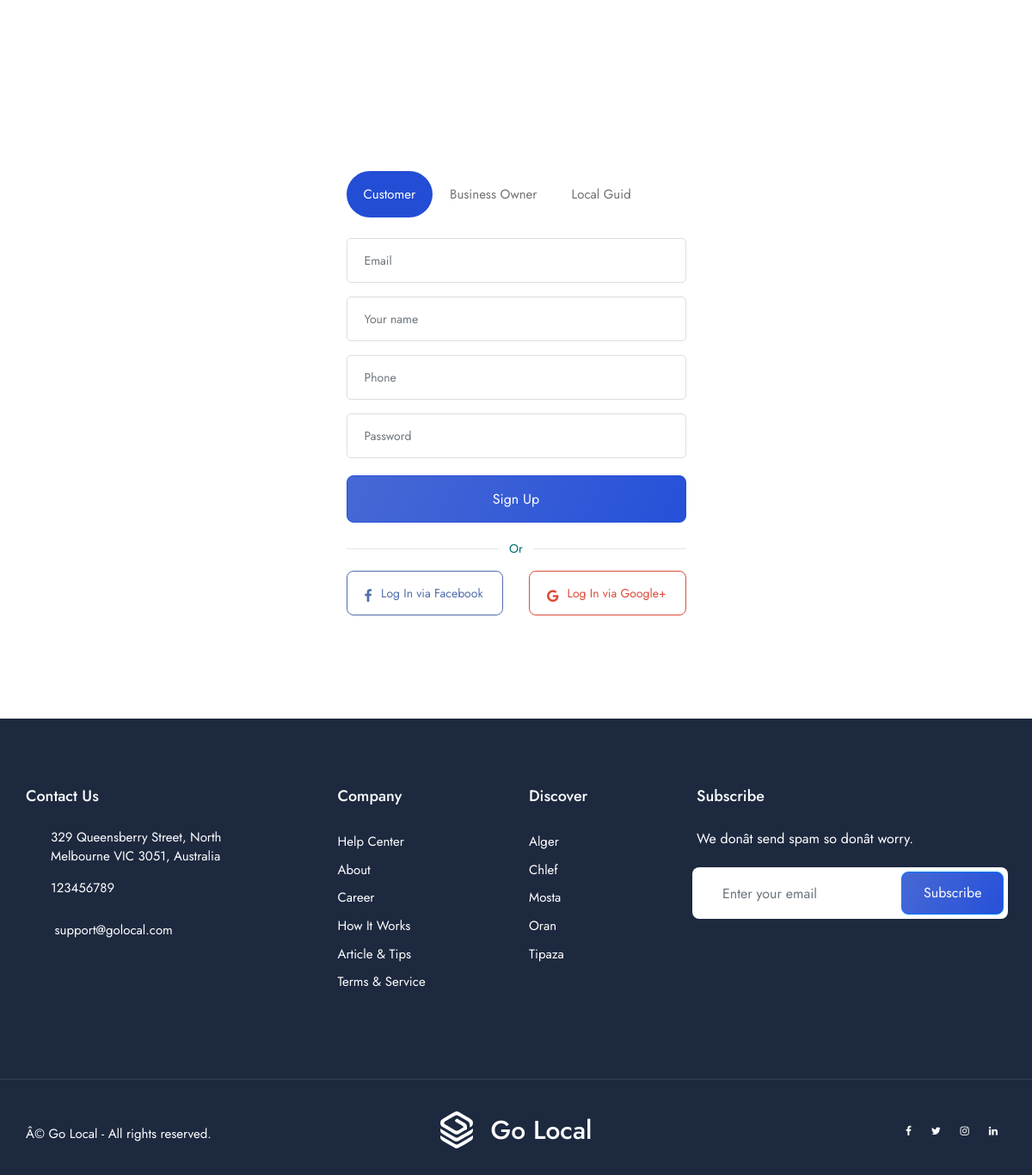
The page /users/register/as/owner/ on the database its author committed.
### mina/models.py (models this page shows)
class ContactUs_info(models.Model):
    address = models.CharField(max_length=100)
    phone = models.CharField(max_length=20)
    email = models.EmailField()
    active = models.BooleanField(default=False)

### myapp/models.py (models this page shows, shortened)
class City(models.Model):
    name = models.CharField(max_length=255)
    city_img = models.CharField(max_length=50, null=True, blank=True)

### users/views.py (the view)
# urls.py: path('register/as/owner/', views.register_owner, name='register_owner'),
def register_owner(request):
    bycity = banner()[0]
    all_cats = banner()[1]
    if request.method == 'POST':
        form = OwnerRegistrationForm(request.POST)
        if form.is_valid():
            user = form.save(commit=False)
            if form.cleaned_data['buzzer'] == "owner":
                user.is_owner = True
            elif form.cleaned_data['buzzer'] == "customer":
                user.is_customer = True
            elif form.cleaned_data['buzzer'] == "guide":
                user.is_guid = True
            else:
                messages.warning(request, _("please select account type"))
                return redirect("users:register_owner")
            password = form.cleaned_data['password']
            user.set_password(password)
            user.save()
            messages.success(request, _("Account created successfully"))
            return redirect('myapp:home')  # Redirect to the desired page after registration
    else:
        form = OwnerRegistrationForm()
    return render(request, 'users/register.html', {'form': form,'bycity':bycity,'contact_info':banner()[2],'all_cats':all_cats})

### users/forms.py
class OwnerRegistrationForm(forms.ModelForm):
    password = forms.CharField(widget=forms.PasswordInput)
    buzzer = forms.CharField(initial='customer', max_length=8)
    class Meta:
        model = MyUser
        fields = ['name','buzzer', 'email', 'phone', 'password']

### myapp/views.py (called while the page is built)
def banner():
    contact_info = ContactUs_info.objects.last()
    categories = ListingCategory.objects.all()[:6]
    cities = City.objects.all()[:6]
    listing_bycity = Listing.objects.values('city__name', 'city__city_img').annotate(list_city=Count('id'))
    return [listing_bycity, categories, contact_info]

### users/templates/users/register.html (shortened to what this page needs)
{% extends 'myapp/base.html' %}
{% load static %}
{% block content %}
	<section class="our-log-reg">
		<div class="container">
			<div class="row">
				<div class="col-sm-12 col-lg-6 offset-lg-3">
					<div class="sign_up_form inner_page">
						<ul class="nav nav-pills mb-4" id="pills-tab2" role="tablist" s>
							<li class="nav-item" role="presentation">
								<a class="nav-link active" id="pills-home-tab2" data-toggle="pill" role="tab" aria-controls="pills-home2" aria-selected="true" onclick="updater('customer')">Customer</a>
							</li>
							<li class="nav-item" role="presentation">
						    	<a class="nav-link" id="pills-profile-tab2" data-toggle="pill" role="tab" aria-controls="pills-profile" aria-selected="false" onclick="updater('owner')">Business Owner</a>
							</li>
							<li class="nav-item" role="presentation">
						    	<a class="nav-link" id="pills-profile-tab3" data-toggle="pill" role="tab" aria-controls="pills-profile" aria-selected="false" onclick="updater('guide')">Local Guid</a>
							</li>
						</ul>
						<div class="tab-content" id="pills-tabContent2">
							<div class="tab-pane fade show active" id="pills-home2" role="tabpanel" aria-labelledby="pills-home-tab2">
								<form method="post">
									<div class="form-group input-group">
									    <input type="email" class="form-control" name="email" placeholder="Email">
									</div>
									<div class="form-group input-group">
									    <input type="text" class="form-control" name="name" placeholder="Your name">
									</div>
									<div class="form-group input-group">
									    <input type="text" class="form-control" name="phone" placeholder="Phone">
									</div>
									<div class="form-group input-group mb20">
									    <input type="password" class="form-control" name="password" placeholder="Password">
									</div>
									<button type="submit" class="btn btn-log btn-block btn-thm">Sign Up</button>
									<hr>
									<div class="row">
										<div class="col-lg-6">
											<button type="submit" class="btn btn-block btn-fb"><i class="fa fa-facebook float-left mt5"></i> Log In via Facebook</button>
										</div>
										<div class="col-lg-6">
											<button type="submit" class="btn btn-block btn-googl"><i class="fa fa-google float-left mt5"></i> Log In via Google+</button>
										</div>
									</div>
								</form>
							</div>
						</div>
					</div>
				</div>
			</div>
		</div>
	</section>
{% endblock %}

### myapp/templates/myapp/base.html (shortened to what this page needs)
{% load static %}
<!DOCTYPE html>
<html dir="ltr" lang="en">
<head>
<link rel="stylesheet" href="{% static 'myapp/css/bootstrap.min.css' %}">
<link rel="stylesheet" href="{% static 'myapp/css/style.css' %}">
<link rel="stylesheet" href="{% static 'myapp/css/responsive.css' %}">
</head>
<body>
	<div class="wrapper">
	<header class="header-nav menu_style_home_one navbar-scrolltofixed stricky main-menu">
		<div class="container-fluid p0">
		    <nav>
		        <a href="{% url 'myapp:home' %}" class="navbar_brand float-left dn-smd">
		            <img class="logo1 img-fluid" src="{% static 'myapp/images/header-logo.svg' %}" alt="header-logo.svg">
		            <span>Go Local</span>
		        </a>
				<div class="ht_left_widget float-left">
					<ul>
						<li class="list-inline-item">
							<div class="ht_search_widget">
								<div class="header_search_widget home1">
									<form class="form-inline mailchimp_form">
										<input type="text" class="custom_search_with_menu_trigger form-control" placeholder="What are you looking for?" data-toggle="modal" data-target="#staticBackdrop">
										<button type="submit" class="btn"><span class="flaticon-loupe"></span></button>
									</form>
								</div>
							</div>
						</li>
					</ul>
				</div>
		        <ul id="respMenu" class="ace-responsive-menu text-right" data-menu-style="horizontal">
		            <li>
		                <a href="{% url 'myapp:home' %}"><span class="title">Home</span></a>
		            </li>
		            <li>
		                <a href="{% url 'myapp:listing_list' %}"><span class="title">Listing</span></a>
		            </li>
					<li>
		                <a href="{% url 'myapp:guides_list' %}"><span class="title">Find Guide</span></a>
		            </li>
	                <li class="list-inline-item list_s">{% if not request.user.is_authenticated %}<a href="{% url 'users:login' %}"> <span class="dn-1200">Login</span></a>{% else %}<a href="{% url 'users:logout' %}" class="btn flaticon-avatar"> <span class="dn-1200">logout</span></a>{% endif %}</li>
		        </ul>
		    </nav>
		</div>
	</header>
{% block content %}
{% endblock content %}
	<section class="footer_one home1">
		<div class="container pb70">
			<div class="row">
				<div class="col-sm-6 col-md-6 col-lg-3 col-xl-3">
					<div class="footer_contact_widget">
						<h4>Contact Us</h4>
						<ul class="list-unstyled">
							<li class="text-white df"><span class="flaticon-pin mr15"></span><a href="#">{{contact_info.address}}</a></li>
							<li class="text-white"><span class="flaticon-phone mr15"></span><a href="#">{{contact_info.phone}}</a></li>
							<li class="text-white"><span class="flaticon-email mr15"></span><a href="#"> {{contact_info.email}} </a></li>
						</ul>
					</div>
				</div>
				<div class="col-sm-6 col-md-6 col-lg-2 col-xl-3">
					<div class="footer_qlink_widget">
						<h4>Company</h4>
						<ul class="list-unstyled">
							<li><a href="#">Help Center</a></li>
							<li><a href="{% url 'myapp:about_us' %}">About</a></li>
							<li><a href="#">Career</a></li>
							<li><a href="#">How It Works</a></li>
							<li><a href="#">Article & Tips</a></li>
							<li><a href="#">Terms & Service</a></li>
						</ul>
					</div>
				</div>
				<div class="col-sm-5 col-md-6 col-lg-2 col-xl-2">
					<div class="footer_qlink_widget pl0">
						<h4>Discover</h4>
						<ul class="list-unstyled">
							{% for city in bycity %}
							<li><a href="#">{{city.city__name}}</a></li>
							{% endfor %}
						</ul>
					</div>
				</div>
				<div class="col-sm-7 col-md-6 col-lg-4 col-xl-4">
					<div class="footer_social_widget">
						<h4>Subscribe</h4>
				    	<p class="text-white mb20">We donât send spam so donât worry.</p>
						<form class="footer_mailchimp_form">
						 	<div class="form-row align-items-center">
							    <div class="col-auto">
							    	<input type="email" class="form-control" id="inlineFormInput" placeholder="Enter your email">
							    	<button type="submit" class="btn btn-primary">Subscribe</button>
							    </div>
						  	</div>
						</form>
					</div>
				</div>
			</div>
		</div>
		<hr>
		<div class="container pt20 pb30">
			<div class="row">
				<div class="col-md-4 col-lg-4">
					<div class="copyright-widget mt10 mb15-767">
						<p>Â© Go Local - All rights reserved.</p>
					</div>
				</div>
				<div class="col-md-4 col-lg-4">
					<div class="footer_logo_widget text-center mb15-767">
						<div class="wrapper">
							<div class="logo text-center">
								<img src="{% static 'myapp/images/footer-logo.svg' %}" alt="footer-logo.svg">
					            <span class="logo_title text-white pl15">Go Local</span>
							</div>
						</div>
					</div>
				</div>
				<div class="col-md-4 col-lg-4">
					<div class="footer_social_widget text-right tac-smd mt10">
						<ul class="mb0">
							<li class="list-inline-item"><a href="#"><i class="fa fa-facebook"></i></a></li>
							<li class="list-inline-item"><a href="#"><i class="fa fa-twitter"></i></a></li>
							<li class="list-inline-item"><a href="#"><i class="fa fa-instagram"></i></a></li>
							<li class="list-inline-item"><a href="#"><i class="fa fa-linkedin"></i></a></li>
						</ul>
					</div>
				</div>
			</div>
		</div>
	</section>
	</div>
</body>
</html>

### myapp/static/myapp/css/responsive.css (style rules this page uses)
@media only screen and (max-width:1280px) { header.header-nav.menu_style_home_one a.navbar_brand { margin-top: 21px; } }
@media only screen and (max-width:1280px) { header.header-nav.menu_style_home_one .ace-responsive-menu > li > a { padding: 37px 20px 27px 2px; } }
@media only screen and (max-width:1280px) { .ht_left_widget ul li.list-inline-item:first-child, .ht_left_widget ul li.list-inline-item:nth-child(2) { margin-right: 10px; } }
@media only screen and (max-width:1280px) { .header_search_widget .mailchimp_form .form-control { padding-left: 15px;width: 400px; } }
@media only screen and (max-width:1200px) { header.header-nav.menu_style_home_one .ace-responsive-menu > li > a { padding: 37px 10px 27px 5px; } }

### myapp/static/myapp/css/menu.css (style rules this page uses)
@media (min-width: 993px) { .main-menu { display: block; } }
.mm-page { -webkit-box-sizing:border-box;box-sizing:border-box;position:relative }
.mm-slideout { -webkit-transition:-webkit-transform .4s ease;transition:-webkit-transform .4s ease;-o-transition:transform .4s ease;transition:transform .4s ease;transition:transform .4s ease,-webkit-transform .4s ease;z-index:1 }

### myapp/static/myapp/css/ace-responsive-menu.css (style rules this page uses)
a { color: #0d638f; text-shadow: none; }
ul { margin: 0px; padding: 0px; }
.ace-responsive-menu { list-style: none; margin: 0; padding: 0; background-color: transparent; width:100%; }
.ace-responsive-menu li { list-style: none; }
.ace-responsive-menu > li { border: 0px; display: inline-block; margin: 0; padding: 0; text-align: left; }
.ace-responsive-menu li a { color:#c0c0c0; }
.ace-responsive-menu > li > a { display: block; position: relative; margin: 0; border: 0px; padding: 18px 20px 18px 5px; text-decoration: none; font-size: 15px; font-weight: 300; color: #979797; }

### rows shown on the page
ContactUs_info: address "329 Queensberry Street, North Melbourne VIC 3051, Australia", phone "123456789", email "support@golocal.com"
City: city__name "Alger"
City: city__name "Chlef"
City: city__name "Mosta"
City: city__name "Oran"
City: city__name "Tipaza"
